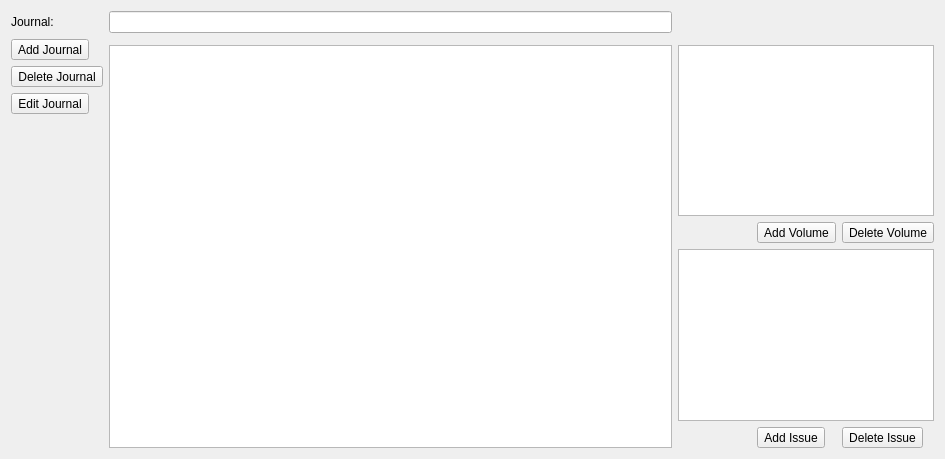
<?xml version="1.0" encoding="UTF-8"?>
<ui version="4.0">
 <class>Journal</class>
 <widget class="QDialog" name="Journal">
  <property name="geometry">
   <rect>
    <x>0</x>
    <y>0</y>
    <width>945</width>
    <height>459</height>
   </rect>
  </property>
  <property name="windowTitle">
   <string>Dialog</string>
  </property>
  <layout class="QGridLayout" name="gridLayout">
   <item row="1" column="0" rowspan="2">
    <layout class="QVBoxLayout" name="verticalLayout_3">
     <item>
      <layout class="QVBoxLayout" name="verticalLayout_4">
       <item>
        <widget class="QToolButton" name="toolButton">
         <property name="text">
          <string>Add Journal</string>
         </property>
        </widget>
       </item>
       <item>
        <widget class="QToolButton" name="toolButton_3">
         <property name="text">
          <string>Delete Journal</string>
         </property>
        </widget>
       </item>
       <item>
        <widget class="QToolButton" name="toolButton_2">
         <property name="text">
          <string>Edit Journal</string>
         </property>
        </widget>
       </item>
       <item>
        <spacer name="verticalSpacer">
         <property name="orientation">
          <enum>Qt::Vertical</enum>
         </property>
         <property name="sizeHint" stdset="0">
          <size>
           <width>20</width>
           <height>40</height>
          </size>
         </property>
        </spacer>
       </item>
      </layout>
     </item>
    </layout>
   </item>
   <item row="0" column="2">
    <widget class="QLineEdit" name="lineEdit"/>
   </item>
   <item row="2" column="3">
    <layout class="QGridLayout" name="gridLayout_2">
     <item row="1" column="1">
      <widget class="QToolButton" name="toolButton_5">
       <property name="text">
        <string>Add Volume</string>
       </property>
      </widget>
     </item>
     <item row="3" column="2">
      <widget class="QToolButton" name="toolButton_7">
       <property name="text">
        <string>Delete Issue</string>
       </property>
      </widget>
     </item>
     <item row="3" column="1">
      <widget class="QToolButton" name="toolButton_6">
       <property name="text">
        <string>Add Issue</string>
       </property>
      </widget>
     </item>
     <item row="1" column="2">
      <widget class="QToolButton" name="toolButton_4">
       <property name="text">
        <string>Delete Volume</string>
       </property>
      </widget>
     </item>
     <item row="2" column="0" colspan="3">
      <widget class="QTableView" name="tableView_3">
       <property name="maximumSize">
        <size>
         <width>2000</width>
         <height>300</height>
        </size>
       </property>
      </widget>
     </item>
     <item row="0" column="0" colspan="3">
      <widget class="QTableView" name="tableView_2">
       <property name="maximumSize">
        <size>
         <width>2000</width>
         <height>300</height>
        </size>
       </property>
      </widget>
     </item>
    </layout>
   </item>
   <item row="2" column="2">
    <layout class="QVBoxLayout" name="verticalLayout">
     <item>
      <widget class="QTableView" name="tableView"/>
     </item>
    </layout>
   </item>
   <item row="0" column="0">
    <widget class="QLabel" name="label">
     <property name="text">
      <string>Journal:</string>
     </property>
    </widget>
   </item>
  </layout>
 </widget>
 <resources/>
 <connections/>
</ui>
